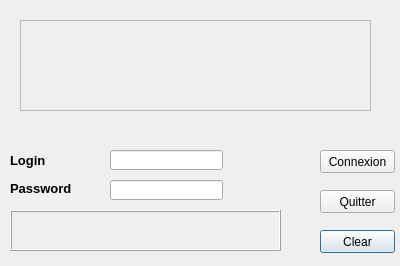
<?xml version="1.0" encoding="UTF-8"?>
<ui version="4.0">
 <class>Login</class>
 <widget class="QDialog" name="Login">
  <property name="geometry">
   <rect>
    <x>0</x>
    <y>0</y>
    <width>400</width>
    <height>266</height>
   </rect>
  </property>
  <property name="windowTitle">
   <string>Dialog</string>
  </property>
  <property name="windowIcon">
   <iconset resource="rssources.qrc">
    <normaloff>:/images/logo_erp.png</normaloff>:/images/logo_erp.png</iconset>
  </property>
  <widget class="QLineEdit" name="pwd_text">
   <property name="geometry">
    <rect>
     <x>110</x>
     <y>180</y>
     <width>113</width>
     <height>20</height>
    </rect>
   </property>
   <property name="inputMethodHints">
    <set>Qt::ImhHiddenText|Qt::ImhNoAutoUppercase|Qt::ImhNoPredictiveText|Qt::ImhSensitiveData</set>
   </property>
   <property name="echoMode">
    <enum>QLineEdit::Password</enum>
   </property>
  </widget>
  <widget class="QLabel" name="label_status">
   <property name="geometry">
    <rect>
     <x>10</x>
     <y>210</y>
     <width>271</width>
     <height>41</height>
    </rect>
   </property>
   <property name="font">
    <font>
     <family>Arial</family>
     <pointsize>10</pointsize>
     <weight>75</weight>
     <bold>true</bold>
    </font>
   </property>
   <property name="frameShape">
    <enum>QFrame::Box</enum>
   </property>
   <property name="frameShadow">
    <enum>QFrame::Raised</enum>
   </property>
   <property name="text">
    <string/>
   </property>
  </widget>
  <widget class="QPushButton" name="clear_button">
   <property name="geometry">
    <rect>
     <x>320</x>
     <y>230</y>
     <width>75</width>
     <height>23</height>
    </rect>
   </property>
   <property name="text">
    <string>Clear</string>
   </property>
  </widget>
  <widget class="QFrame" name="frame">
   <property name="geometry">
    <rect>
     <x>20</x>
     <y>20</y>
     <width>351</width>
     <height>91</height>
    </rect>
   </property>
   <property name="styleSheet">
    <string notr="true">image: url(:/images/logo_edf_erp.png);</string>
   </property>
   <property name="frameShape">
    <enum>QFrame::StyledPanel</enum>
   </property>
   <property name="frameShadow">
    <enum>QFrame::Raised</enum>
   </property>
  </widget>
  <widget class="QPushButton" name="exit">
   <property name="geometry">
    <rect>
     <x>320</x>
     <y>190</y>
     <width>75</width>
     <height>23</height>
    </rect>
   </property>
   <property name="text">
    <string>Quitter</string>
   </property>
  </widget>
  <widget class="QLineEdit" name="login_text">
   <property name="geometry">
    <rect>
     <x>110</x>
     <y>150</y>
     <width>113</width>
     <height>20</height>
    </rect>
   </property>
  </widget>
  <widget class="QPushButton" name="connect">
   <property name="geometry">
    <rect>
     <x>320</x>
     <y>150</y>
     <width>75</width>
     <height>23</height>
    </rect>
   </property>
   <property name="text">
    <string>Connexion</string>
   </property>
  </widget>
  <widget class="QLabel" name="pwd_label">
   <property name="geometry">
    <rect>
     <x>10</x>
     <y>180</y>
     <width>71</width>
     <height>16</height>
    </rect>
   </property>
   <property name="font">
    <font>
     <family>Arial</family>
     <pointsize>10</pointsize>
     <weight>75</weight>
     <bold>true</bold>
    </font>
   </property>
   <property name="text">
    <string>Password</string>
   </property>
  </widget>
  <widget class="QLabel" name="login_label">
   <property name="geometry">
    <rect>
     <x>10</x>
     <y>150</y>
     <width>41</width>
     <height>20</height>
    </rect>
   </property>
   <property name="font">
    <font>
     <family>Arial</family>
     <pointsize>10</pointsize>
     <weight>75</weight>
     <bold>true</bold>
    </font>
   </property>
   <property name="text">
    <string>Login</string>
   </property>
  </widget>
 </widget>
 <resources>
  <include location="rssources.qrc"/>
 </resources>
 <connections/>
</ui>
